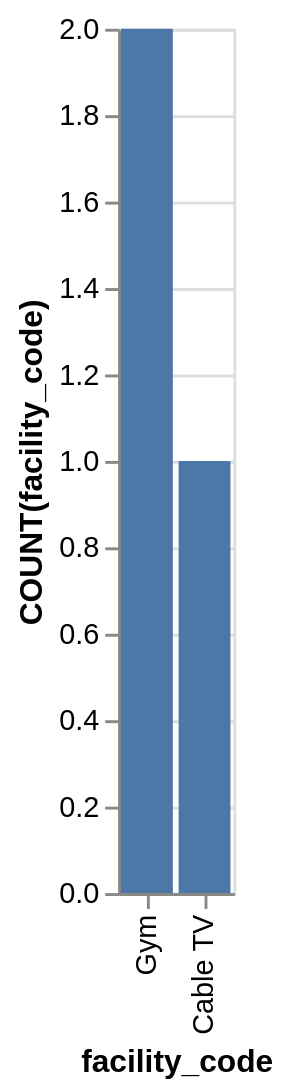

The specification (Vega-Lite) saved for this image:
### Vega-Lite specification from a JSON file in a GitHub repository (floating-point values rounded to 4 significant figures)
{"data": {"values": [{"x_data": "Cable TV", "y_data": 1}, {"x_data": "Gym", "y_data": 2}]}, "mark": "bar", "encoding": {"x": {"field": "x_data", "type": "nominal", "title": "facility_code", "sort": {"op": "sum", "field": "y_data", "order": "descending"}}, "y": {"field": "y_data", "type": "quantitative", "title": "COUNT(facility_code)"}}}
